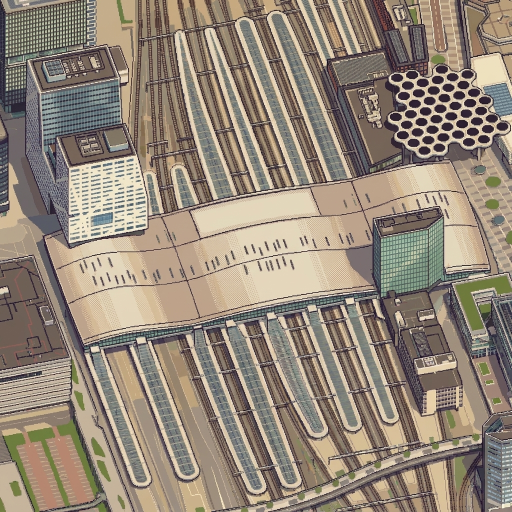
#> input picture refs/style_station_v1.png, 1024 x 1024 px (shown at 1/2 size)
$ python checks.py ../refs/style_station_v1.png
#> lines starting #> are read from the running program, lines starting #| are printed output that depends on the picture; after the words box and inside, x2 and y2 are one past the last pixel; in counts of white or black regions, pixels touching at a corner belong together
"""Automatic checks for teacher frames.

soft_share: share of small pixel steps; photo shading has many (see SOFT_MAX in teacher.py).

flat_share: share of pixels whose 3x3 neighbourhood is flat. Pixel art is mostly
flat fills; a photo with a filter over it is not (tiny.london: redraws 0.42-0.55,
half-copies 0.18-0.35).

usage: checks.py <image.png> [...]
"""

import sys

import numpy as np
from PIL import Image, ImageFilter


def flat_share(img: str | Image.Image, tol: int = 6) -> float:
#> called with img = '../refs/style_station_v1.png', tol = 6
    img = Image.open(img) if isinstance(img, str) else img
#> img is the input picture: PIL image 1024x1024 RGB; mean R, G, B 148.4, 135.8, 121.2
    a = np.asarray(img.convert("RGB"), dtype=np.int16)
    h, w, _ = a.shape
#> h = 1024; w = 1024
    centre = a[1:-1, 1:-1]
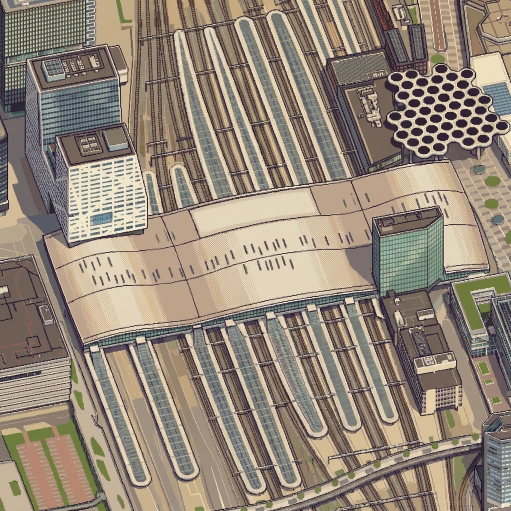
#> centre: shape (1022, 1022, 3) int16 (shown at 1/2 size); mean R, G, B 148.5, 135.8, 121.3
    flat = np.ones((h - 2, w - 2), dtype=bool)
    for dy in (-1, 0, 1):
        for dx in (-1, 0, 1):
            nb = a[1 + dy : h - 1 + dy, 1 + dx : w - 1 + dx]
            flat &= (np.abs(nb - centre) <= tol).all(axis=2)
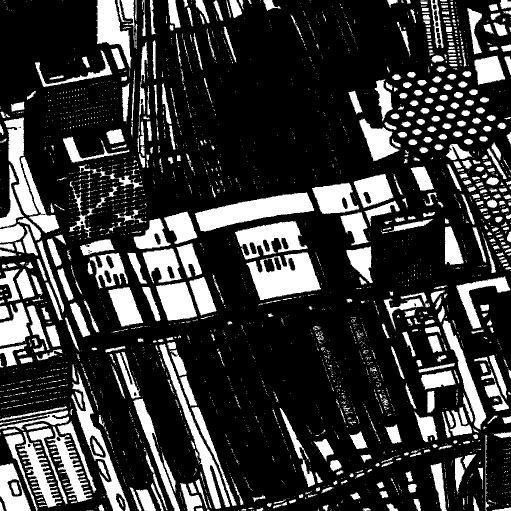
#> flat: shape (1022, 1022) bool (shown at 1/2 size); 22.5% white; 3040 white regions (2453 under 20 px), largest, box (x1, y1, x2, y2) and area: (390, 385, 628, 463) 8943, (493, 505, 642, 600) 8386, (470, 442, 616, 519) 5650
    return float(flat.mean())


def soft_share(img: str | Image.Image) -> float:
    """Share of neighbouring-pixel steps that are small (3-12 levels): smooth photo shading.
    Pixel art is flat areas with hard steps between them, so it scores lower."""
#> called with img = '../refs/style_station_v1.png'
    img = Image.open(img) if isinstance(img, str) else img
    a = np.asarray(img.convert("L"), dtype=np.int16)
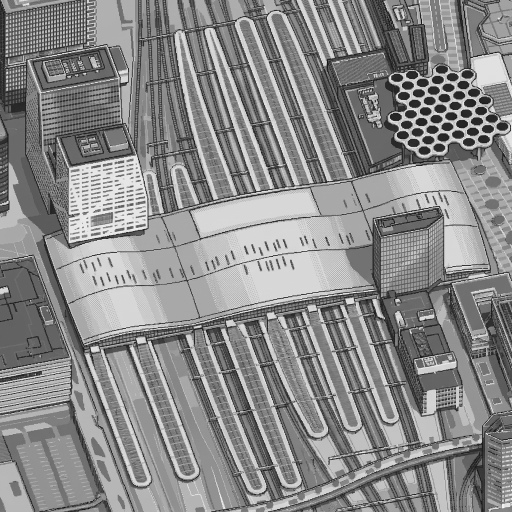
#> a: shape (1024, 1024) int16 (shown at 1/2 size); min 2, max 254, mean 137.9
    d = np.concatenate([np.abs(np.diff(a, axis=0)).ravel(), np.abs(np.diff(a, axis=1)).ravel()])
    return float(((d >= 3) & (d <= 12)).mean())


def blank_share(img: Image.Image) -> float:
    """Share of the view inside large near-white flat areas (holes the model left blank)."""
    a = np.asarray(img.convert("RGB"), dtype=np.int16)
    white = (a.min(axis=2) > 225) & (a.max(axis=2) - a.min(axis=2) < 14)
    big = Image.fromarray(white.astype(np.uint8) * 255).filter(ImageFilter.MinFilter(21))
    return float((np.asarray(big) > 127).mean())


if __name__ == "__main__":
    for p in sys.argv[1:]:
        print(f"flat {flat_share(p):.3f}  soft {soft_share(p):.3f}  {p}")
